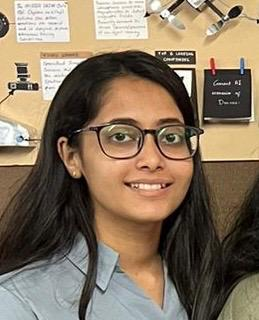
#> input picture faces/232024002_SnehaRaval.jpg, 259 x 320 px
$ jupyter execute --allow-errors facedetectsem3.ipynb   (shell and % lines are left out)
#> lines starting #> are read from the running program, lines starting #| are printed output that depends on the picture
[cell 1]
import cv2
import numpy as np
import face_recognition
import os
from datetime import datetime
import pandas as pd
import time
import matplotlib.pyplot as plt

# === Liveness Detection: Haar cascades ===
face_cascade = cv2.CascadeClassifier(cv2.data.haarcascades + "haarcascade_frontalface_default.xml")
eye_cascade = cv2.CascadeClassifier(cv2.data.haarcascades + "haarcascade_eye.xml")

# === Load known face encodings ===
path = 'faces'
images = []
student_info = []  # [(id, name), ...]

for filename in os.listdir(path):
    if filename.endswith(('.jpg', '.jpeg', '.png')):
        img = cv2.imread(os.path.join(path, filename))
#> img is the input picture: shape (320, 259, 3); mean B, G, R 96.4, 117.1, 134.8
        if img is not None:
            images.append(img)
            base = os.path.splitext(filename)[0]  # e.g., 242024004_JiyaRoy
            if "_" in base:
                student_id, name = base.split("_", 1)
            else:
                student_id, name = "UnknownID", base
            student_info.append((student_id, name))

def findEncodings(images):
    encodeList = []
#> encodeList = []
    for img in images:
        img = cv2.cvtColor(img, cv2.COLOR_BGR2RGB)
        encodings = face_recognition.face_encodings(img)
        if encodings:
            encodeList.append(encodings[0])
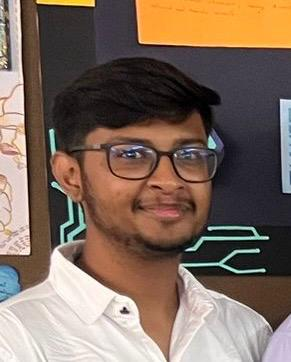
#> input picture faces/242024006_NaineshkumarLad.jpg, 291 x 362 px, given in place of the camera
#> further down, img is the input picture: shape (362, 291, 3); mean B, G, R 93.4, 106.8, 127.3
#> `img = cv2.flip(img, 1)`:
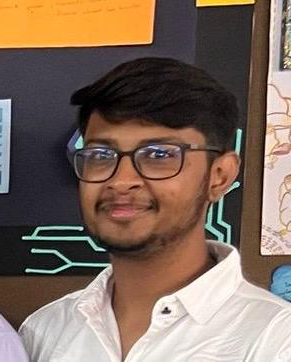
#> img: shape (362, 291, 3); mean B, G, R 93.4, 106.8, 127.3
#> `gray = cv2.cvtColor(img, cv2.COLOR_BGR2GRAY)`:
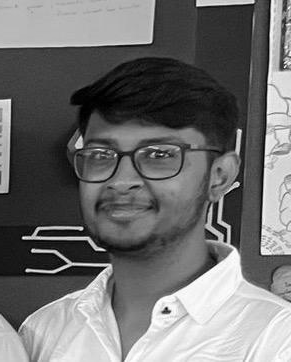
#> gray: shape (362, 291); min 0, max 254, mean 111.4
#> `faces = face_cascade.detectMultiScale(gray, 1.3, 5)`: faces = ()
#> `imgS = cv2.resize(img, (0, 0), None, 0.25, 0.25)`:
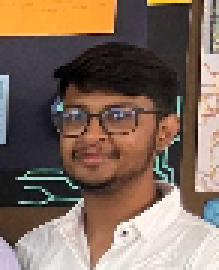
#> imgS: shape (90, 73, 3) (shown 3 times larger); mean B, G, R 93.2, 106.6, 127.2
    return encodeList

#> (the rest of this cell did not finish here and is left out)

[cell 2]
# === Excel Attendance Logger ===
def markAttendance(student_id, name):
    file_name = "attendance.xlsx"
    now = datetime.now()
    date_str = now.strftime('%Y-%m-%d')
    time_str = now.strftime('%H:%M:%S')

    # Load or create the Excel file
    if os.path.exists(file_name) and os.path.getsize(file_name) > 0:
        try:
            df = pd.read_excel(file_name, engine='openpyxl')
        except Exception as e:
            print(f" Error reading file: {e}, creating new one.")
            df = pd.DataFrame(columns=["Student ID", "Name", "Date", "Time"])
    else:
        df = pd.DataFrame(columns=["Student ID", "Name", "Date", "Time"])

    # Check if attendance already marked today for this person
    already_marked = (
        (df['Student ID'] == student_id) &
        (df['Date'] == date_str)
    ).any()

    if already_marked:
        print(f"  Attendance already marked for {name} ({student_id}) today.")
        return  # Skip adding again

    # Otherwise, mark new attendance
    new_entry = pd.DataFrame([[student_id, name, date_str, time_str]],
                             columns=["Student ID", "Name", "Date", "Time"])
    df = pd.concat([df, new_entry], ignore_index=True)
    df.to_excel(file_name, index=False, engine='openpyxl')
    print(f"  Attendance marked for {name} ({student_id}) at {time_str}")

# === Webcam Init ===
cap = cv2.VideoCapture(0)

# === Config ===
FACE_DISTANCE_THRESHOLD = 0.5
motion_detected_frames = 0
previous_locations = []

# === Analysis Variables ===
frame_count = 0
correct_recognitions = 0
false_accepts = 0
false_rejects = 0
unknown_count = 0
detection_times = []

marked_students = set()

# === Main Loop ===
#> (the rest of this cell did not finish here and is left out)

[cell 3]
# === Performance Analysis ===
accuracy = (correct_recognitions / frame_count) * 100 if frame_count else 0
far = (false_accepts / frame_count) * 100
frr = (false_rejects / frame_count) * 100
avg_time = np.mean(detection_times)

print("\n=== 📊 PERFORMANCE SUMMARY ===")
print(f"Total Frames Processed: {frame_count}")
print(f"Correct Recognitions: {correct_recognitions}")
print(f"Unknown Detections: {unknown_count}")
print(f"False Accepts (FAR): {far:.2f}%")
print(f"False Rejects (FRR): {frr:.2f}%")
print(f"Overall Accuracy: {accuracy:.2f}%")
print(f"Average Detection Time per Frame: {avg_time:.3f} sec")

# === Graphs ===
plt.figure(figsize=(12, 5))

# Bar Chart: Accuracy, FAR, FRR
plt.subplot(1, 2, 1)
metrics = ['Accuracy', 'FAR', 'FRR']
values = [accuracy, far, frr]
plt.bar(metrics, values, color=['green', 'red', 'orange'])
plt.title("Face Recognition System Performance")
plt.ylabel("Percentage (%)")

# Line Chart: Detection Time per Frame
plt.subplot(1, 2, 2)
plt.plot(detection_times, color='blue')
plt.title("Detection Time per Frame")
plt.xlabel("Frame Number")
plt.ylabel("Time (seconds)")

plt.tight_layout()
plt.show()
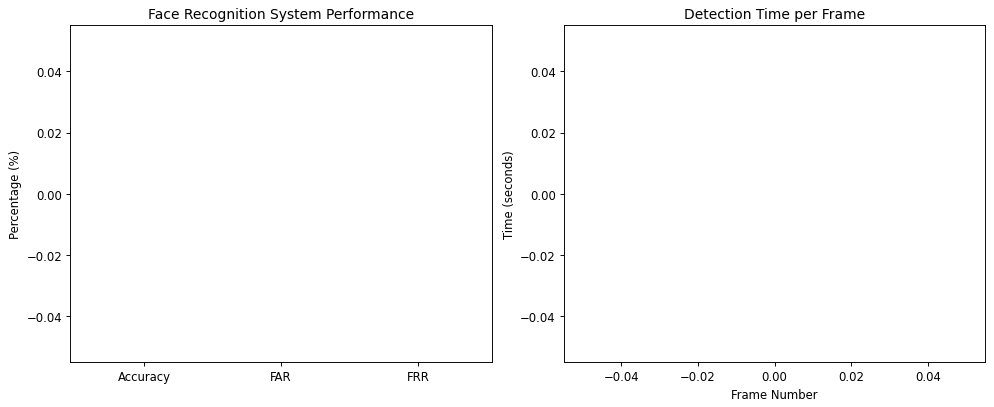
#> figure drawn by matplotlib, 2 panels
